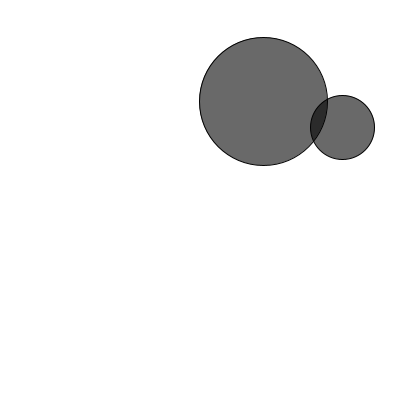
Frame 1 (no input)
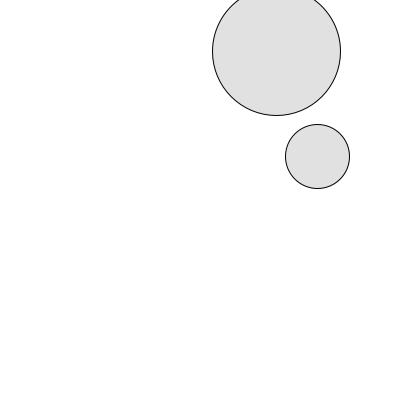
Frame 60 (the mouse pressed at the canvas centre just before this capture)
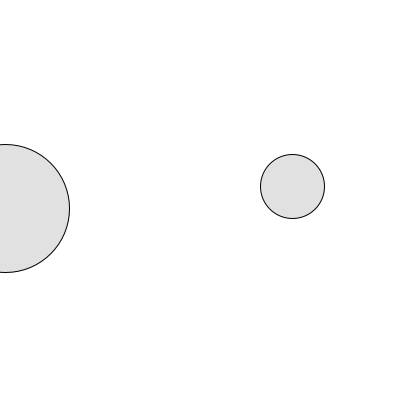
Frame 120 (the mouse held since frame 60 and released just before this capture)

The Processing sketch that drew these frames (run headless with seeded random() and noise(); from frame 60 on, the mouse is pressed at the canvas centre):

// Processing sketch: ex12_7
// ── ex12_7.pde
Ball ball1;    //Ball#1
Ball ball2;    //Ball#2
void setup() {
  size(400,400);
  smooth();
  ball1 = new Ball(64);
  ball2 = new Ball(32);
}
void draw() {
  background(255);
  ball1.move();
  ball2.move();
  if (ball1.intersect(ball2)) {  //ball1とball2が交錯？
    ball1.highlight();    //ball1の色を強調する
    ball2.highlight();    //ball2の色を強調する
  }
  ball1.display();
  ball2.display();
}

// ── Ball.pde
class Ball {
  float r;   // 半径
  float x, y; // 位置
  float xspeed, yspeed; //スピード
  color c;

  Ball(float tempR) {
    r = tempR;
    x = random(width);
    y = random(height);
    xspeed = random( -5, 5);
    yspeed = random( -5, 5);
    c = color(100, 50);
  }
  void move() {
    x += xspeed; // xの増加
    y += yspeed; // yの増加
    if (x > width || x < 0) {
      xspeed *= - 1;
    }
    if (y > height || y < 0) {
      yspeed *= - 1;
    }
  } 
  void display() {
    stroke(0);
    fill(c);
    ellipse(x, y, r*2, r*2);
    c = color(100, 50); // 通常の色
  }
  boolean intersect(Ball b) {    //あたり判定メソッド
    float distance = dist(x, y, b.x, b.y);
    if (distance < r + b.r) {
      return true;  //あたったらtrueを返す
    } else {
      return false;
    }
  }
  void highlight() {      //強調色にするメソッド
    c = color(0, 150);
  }
}
